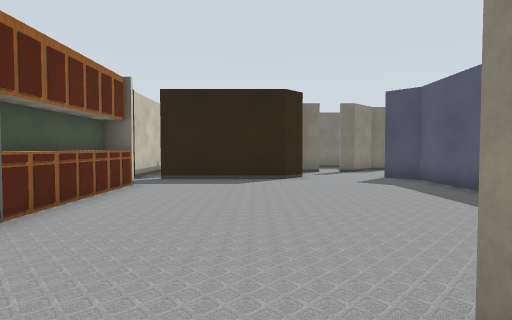
View 1 (above)

20 first-person views from a walk through a Gazebo world. The camera is 0.94 m above the floor, tilts 2° down and sees 80° across. The lines on the ground mark 1 m squares. The floor is counted in squares, 1 m on a side. Each view is taken from the middle of a square. On the plan, view 1 faces up. The plan holds only what a view shows up to about 11 squares ahead; the rest is blank. The place goes on beyond the plan. Some surface patterns are stand-ins.

View 2
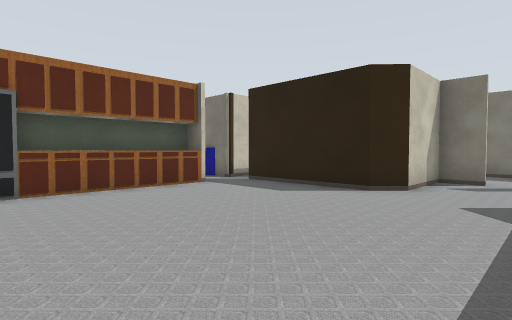

View 3
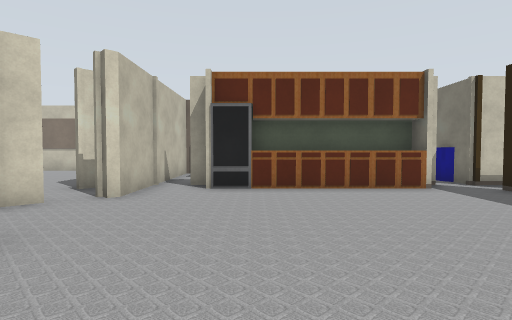

View 4
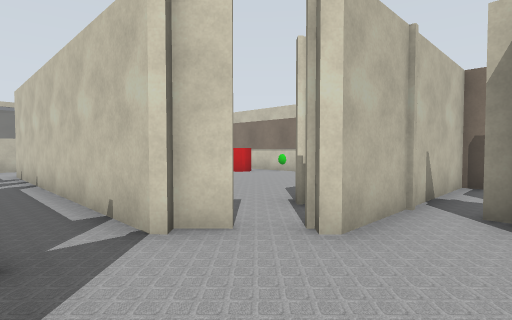

View 5
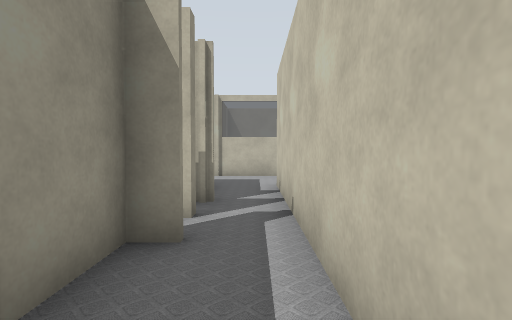

View 6
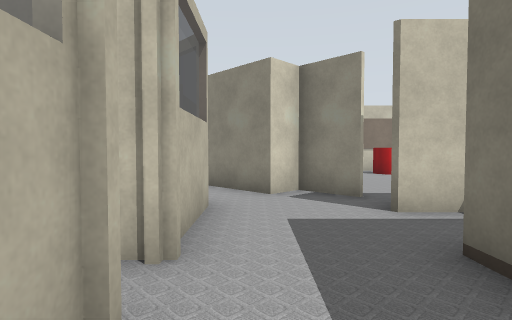

View 7
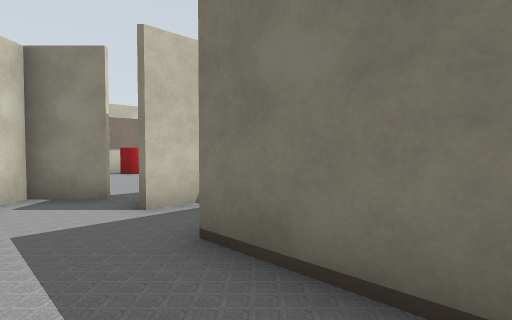

View 8
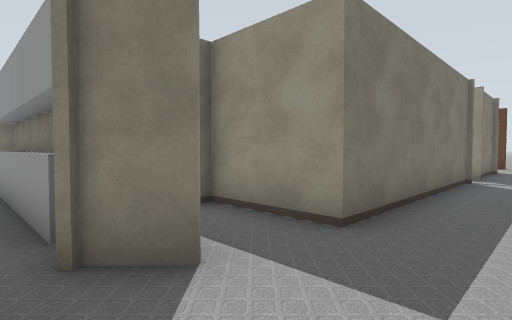

View 9
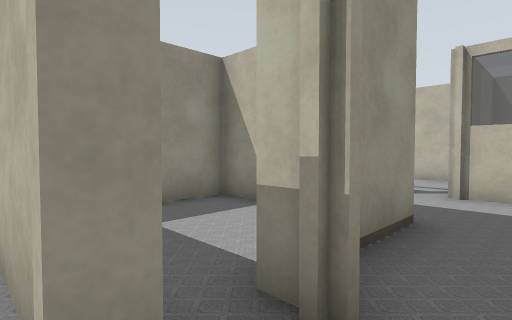

View 10
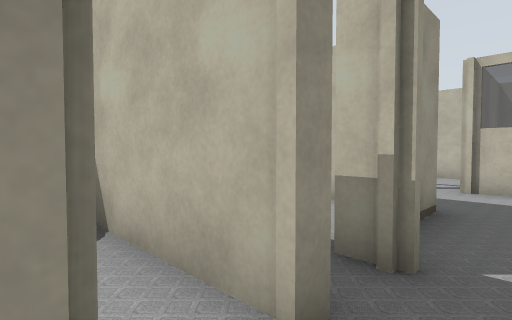

View 11
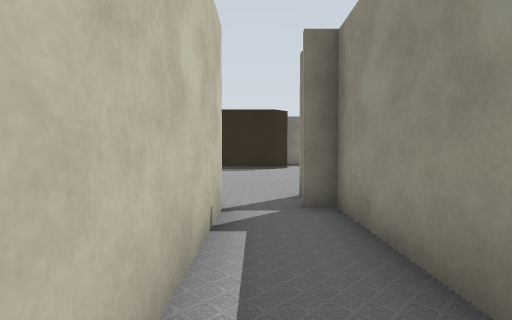

View 12
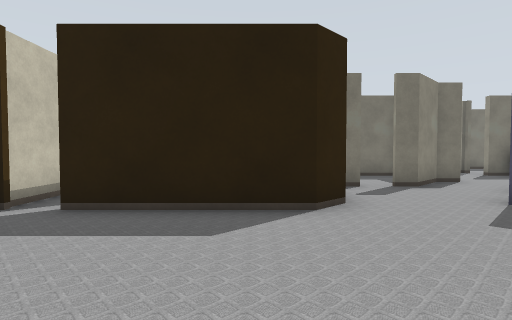

View 13
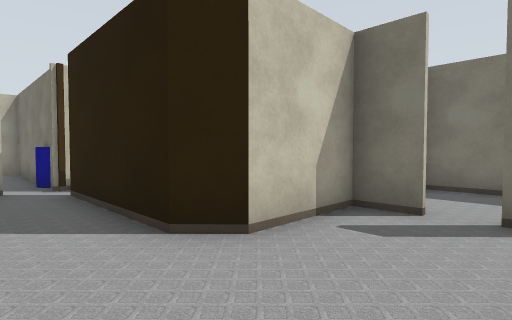

View 14
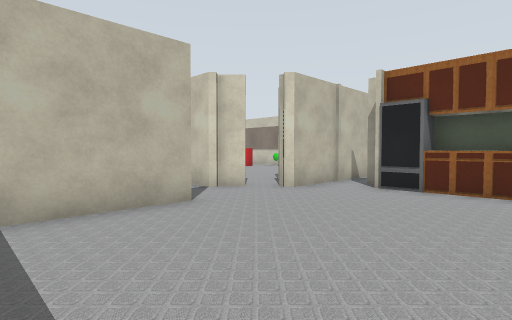

View 15
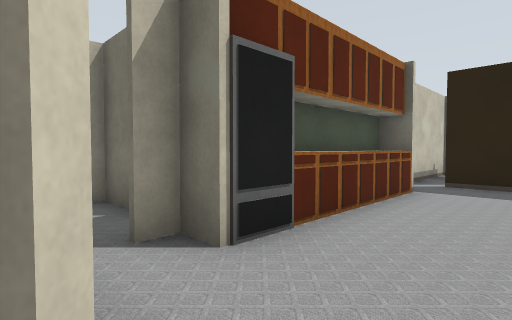

View 16
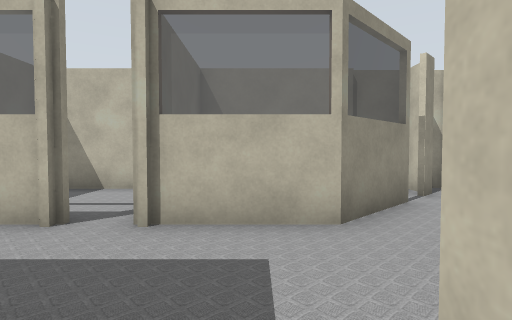

View 17
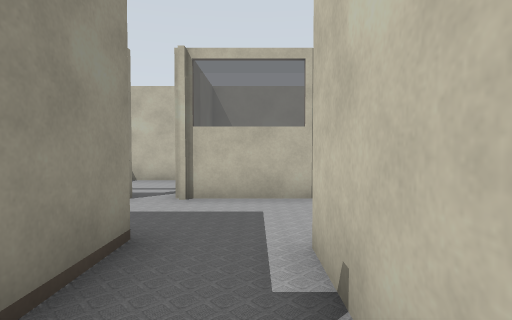

View 18
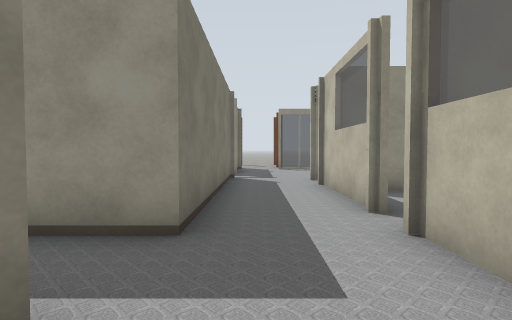

View 19
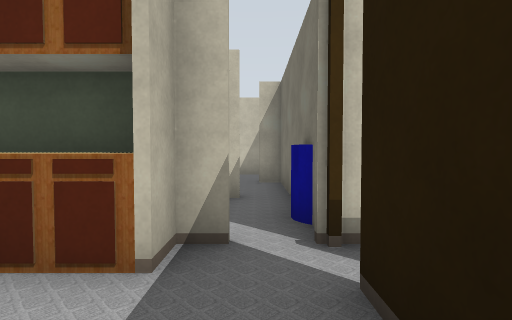

View 20
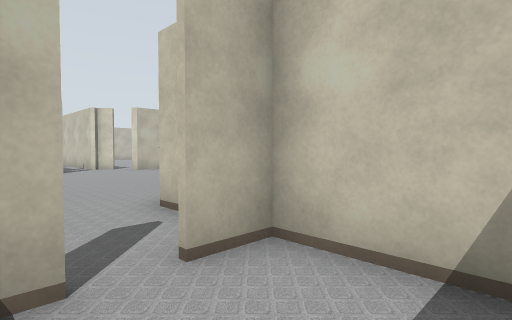

### Floor plan
Points are (right, up) in squares from view 1. A wall is a line through its corners. A room is listed if a view was taken in it or the views show most of it. See-through windows are left out.
Room 1 (views 1, 5, 8, 9, 10, 11, 16, 17, 18)
walls: (0.8, -7.4) (1.5, -7.4); (1.3, -10.2) (1.3, -7.5); (-1.9, -9.9) (-3, -11) (-2.4, -11.7) (-3.9, -13.2); (1.3, -5.1) (1.3, -0.1); (-2.8, -14.5) (-1.1, -12.8) (1.6, -12.8); (-0.5, -0.1) (-0.5, -10) (-1.4, -9.1)
ways out: opening at (0, 0) to room 2; opening at (1, -11.5) to room 3; opening at (1, -7)
Room 2 (views 2, 3, 4, 12, 13, 14, 15, 19, 20)
walls: (-3.2, 8.1) (-4.1, 8.1); (-3.3, 8.2) (-3.3, 2.8) (-4, 2.8) (-4, 2.2); (-3.4, 8.2) (-3.4, 3.9); (-4, 8.8) (-4, 3.9) (-3.1, 3.9); (0.9, 1.2) (3.6, 1.2); (1.5, 12.8) (2.8, 12.8); (2.8, 12.7) (1.5, 12.7); (4.5, 13.1) (4, 12.7) (3.5, 12.7); (-1.4, 0.3) (-0.8, -0.2); (-5.8, 3) (-7, 3); (1.6, 14.9) (1.6, 10.3) (0.9, 9.7) (-3.1, 9.7); (4.5, 15.9) (1.8, 15.9); (-7.8, 1.8) (-7.8, 1.2) (-1.8, 1.2)
ways out: opening at (0, 0) to room 1; opening at (-4, 9)
Room 3 (views 6, 7)
walls: (4.5, -10.2) (1.3, -10.2); (2.4, -12.8) (4.5, -12.8)
ways out: opening at (1, -11.5) to room 1; opening at (2, -13) to room 4
Room 4 (no view inside)
walls: (1.6, -12.8) (1.6, -13.2); (2.1, -16.2) (4.5, -16.2)
ways out: opening at (2, -13) to room 3

Where each view was taken, in squares from view 1:
view 1: 0 up, 0 right, facing up
view 2: 3 up, 4 right, facing up-left
view 3: 4 up, 4 right, facing left
view 4: 3 up, 1 right, facing down-left
view 5: 2 down, 0 right, facing down
view 6: 12 down, 4 right, facing left
view 7: 12 down, 4 right, facing up-left
view 8: 12 down, 2 left, facing up-right
view 9: 6 down, 0 right, facing down-right
view 10: 5 down, 0 right, facing down-right
view 11: 5 down, 0 right, facing up
view 12: 5 up, 0 right, facing up
view 13: 8 up, 4 right, facing up-left
view 14: 6 up, 4 right, facing down-left
view 15: 1 up, 1 left, facing up-left
view 16: 9 down, 0 right, facing down
view 17: 7 down, 0 right, facing down
view 18: 11 down, 2 left, facing right
view 19: 9 up, 1 left, facing left
view 20: 15 up, 4 right, facing down-left
